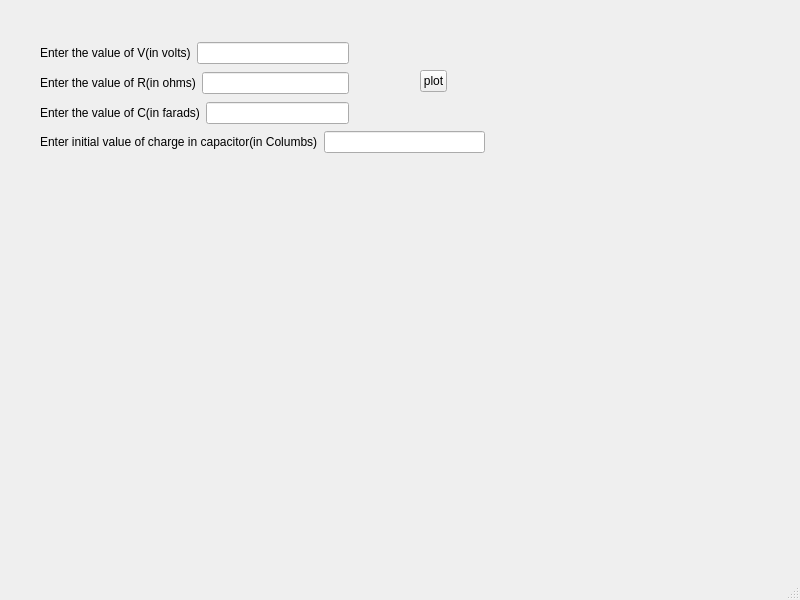
<?xml version="1.0" encoding="UTF-8"?>
<ui version="4.0">
 <class>MainWindow</class>
 <widget class="QMainWindow" name="MainWindow">
  <property name="geometry">
   <rect>
    <x>0</x>
    <y>0</y>
    <width>800</width>
    <height>600</height>
   </rect>
  </property>
  <property name="windowTitle">
   <string>MainWindow</string>
  </property>
  <widget class="QWidget" name="centralwidget">
   <widget class="QCustomPlot" name="customPlot" native="true">
    <property name="geometry">
     <rect>
      <x>20</x>
      <y>189</y>
      <width>421</width>
      <height>311</height>
     </rect>
    </property>
   </widget>
   <widget class="QToolButton" name="toolButton">
    <property name="geometry">
     <rect>
      <x>420</x>
      <y>70</y>
      <width>27</width>
      <height>22</height>
     </rect>
    </property>
    <property name="text">
     <string>plot</string>
    </property>
   </widget>
   <widget class="QLabel" name="label_pic">
    <property name="geometry">
     <rect>
      <x>500</x>
      <y>40</y>
      <width>241</width>
      <height>211</height>
     </rect>
    </property>
    <property name="text">
     <string/>
    </property>
   </widget>
   <widget class="QWidget" name="">
    <property name="geometry">
     <rect>
      <x>40</x>
      <y>40</y>
      <width>309</width>
      <height>86</height>
     </rect>
    </property>
    <layout class="QVBoxLayout" name="verticalLayout">
     <item>
      <layout class="QHBoxLayout" name="horizontalLayout">
       <item>
        <widget class="QLabel" name="label">
         <property name="text">
          <string>Enter the value of V(in volts)</string>
         </property>
        </widget>
       </item>
       <item>
        <widget class="QLineEdit" name="lineEdit"/>
       </item>
      </layout>
     </item>
     <item>
      <layout class="QHBoxLayout" name="horizontalLayout_2">
       <item>
        <widget class="QLabel" name="label_2">
         <property name="text">
          <string>Enter the value of R(in ohms)</string>
         </property>
        </widget>
       </item>
       <item>
        <widget class="QLineEdit" name="lineEdit_2"/>
       </item>
      </layout>
     </item>
     <item>
      <layout class="QHBoxLayout" name="horizontalLayout_3">
       <item>
        <widget class="QLabel" name="label_3">
         <property name="text">
          <string>Enter the value of C(in farads)</string>
         </property>
        </widget>
       </item>
       <item>
        <widget class="QLineEdit" name="lineEdit_3"/>
       </item>
      </layout>
     </item>
    </layout>
   </widget>
   <widget class="QWidget" name="">
    <property name="geometry">
     <rect>
      <x>40</x>
      <y>130</y>
      <width>445</width>
      <height>24</height>
     </rect>
    </property>
    <layout class="QHBoxLayout" name="horizontalLayout_4">
     <item>
      <widget class="QLabel" name="label_4">
       <property name="text">
        <string>Enter initial value of charge in capacitor(in Columbs)</string>
       </property>
      </widget>
     </item>
     <item>
      <widget class="QLineEdit" name="lineEdit_4"/>
     </item>
    </layout>
   </widget>
  </widget>
  <widget class="QMenuBar" name="menubar">
   <property name="geometry">
    <rect>
     <x>0</x>
     <y>0</y>
     <width>800</width>
     <height>26</height>
    </rect>
   </property>
  </widget>
  <widget class="QStatusBar" name="statusbar"/>
 </widget>
 <customwidgets>
  <customwidget>
   <class>QCustomPlot</class>
   <extends>QWidget</extends>
   <header>qcustomplot.h</header>
   <container>1</container>
  </customwidget>
 </customwidgets>
 <resources/>
 <connections/>
</ui>
